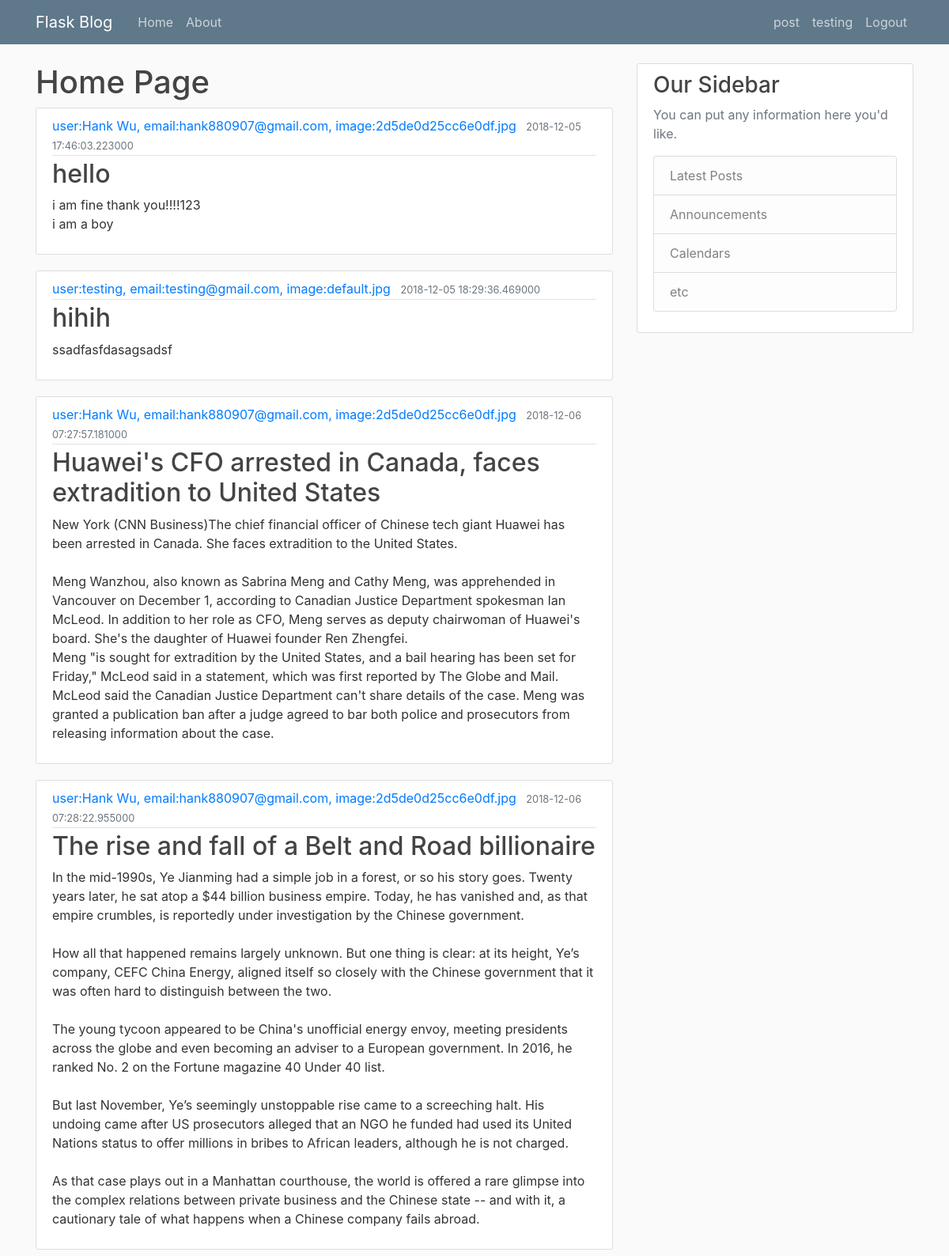
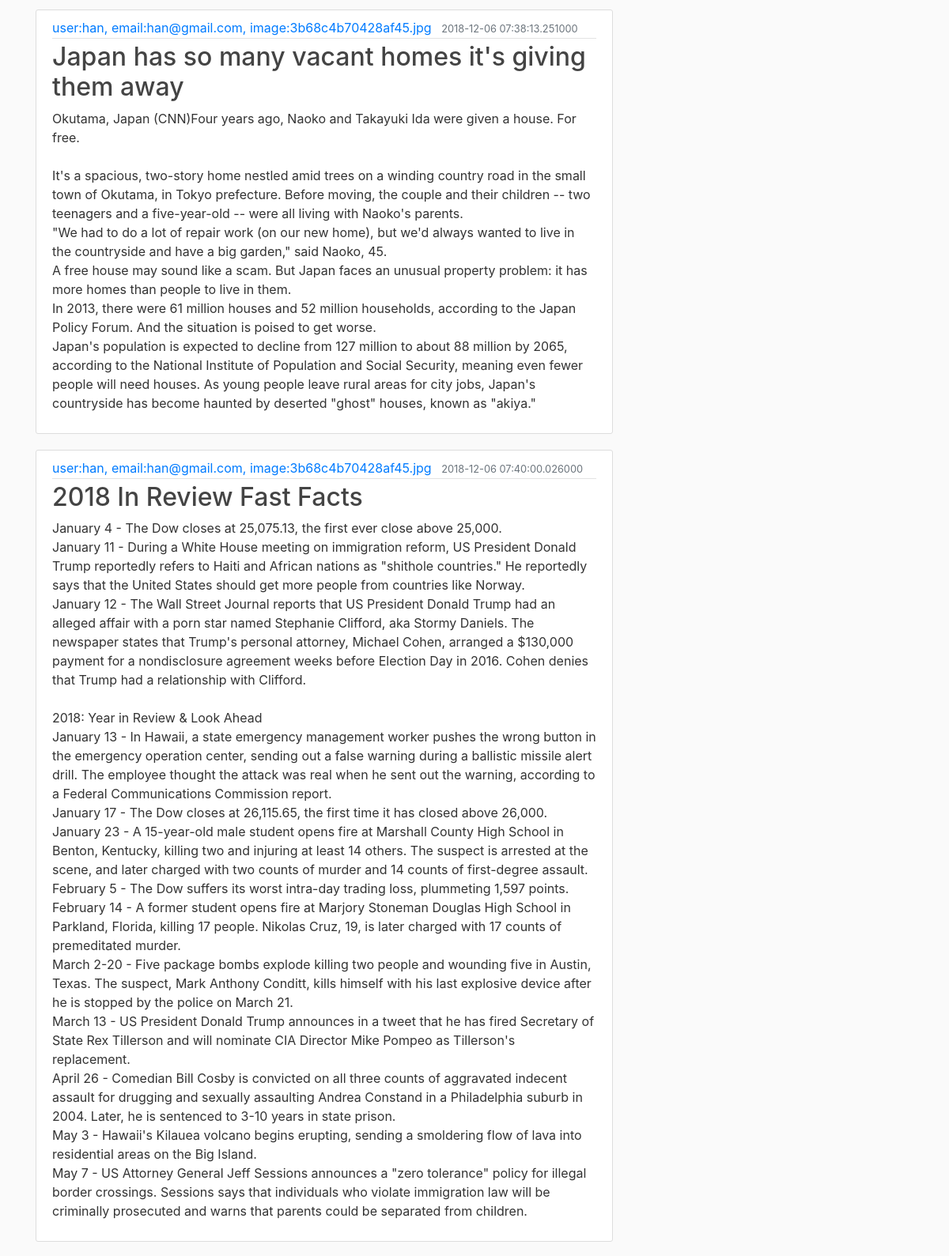
Screenshot of /home (signed in, upper part) with the database file from the repository (2 pictures, top to bottom).
### flaskblog/models.py (models this page shows, shortened)
class User(db.Model, UserMixin):
    id = db.Column(db.Integer, primary_key=True)
    username = db.Column(db.String(20), unique=True, nullable=False)
    email = db.Column(db.String(120), unique=True, nullable=False)
    image_file = db.Column(db.String(20), nullable=False, default='default.jpg')
    password = db.Column(db.String(60), nullable=False)
    posts = db.relationship('Post', backref='author', lazy=True) # the string 'Post' refer to the class post
    def __repr__(self):
        return "user:{}, email:{}, image:{}".format(self.username, self.email, self.image_file)

class Post(db.Model):
    id = db.Column(db.Integer, primary_key=True)
    title = db.Column(db.String(100) , nullable=False)
    date_posted = db.Column(db.DateTime, nullable=False, default=datetime.utcnow)
    content = db.Column(db.Text, nullable=False)
    user_id = db.Column(db.Integer, db.ForeignKey('user.id'), nullable=False) # what does the foreign Key dose?

### flaskblog/route.py (the view)
@app.route("/")
@app.route("/home")
def home():
    posts = Post.query.all()
    return render_template("home.html", posts=posts)

### flaskblog/models.py (called while the page is built)
@login_manager.user_loader
def load_user(user_id):
    return User.query.get(int(user_id))

### flaskblog/templates/home.html
{% extends "layout.html"%}
{%block content%}
    <h1>Home Page</h1>
    {% for post in posts%}
        <article class="media content-section">
          <div class="media-body">
            <div class="article-metadata">
              <a class="mr-2" href="#">{{ post.author }}</a>
              <small class="text-muted">{{ post.date_posted }}</small>
            </div>
            <h2><a class="article-title" href="#">{{ post.title }}</a></h2>
            <p class="article-content">{{ post.content }}</p>
          </div>
        </article>
    {% endfor %}
{% endblock content%}

### flaskblog/templates/layout.html (shortened to what this page needs)
<!DOCTYPE html>
<html>
<head>
    <link rel="stylesheet" href="https://stackpath.bootstrapcdn.com/bootstrap/4.1.3/css/bootstrap.min.css">
    <link rel="stylesheet" type="text/css" href="{{url_for('static', filename='main.css')}}">
</head>
<body>
    <header class="site-header">
      <nav class="navbar navbar-expand-md navbar-dark bg-steel fixed-top">
        <div class="container">
          <a class="navbar-brand mr-4" href="/">Flask Blog</a>
          <div class="collapse navbar-collapse" id="navbarToggle">
            <div class="navbar-nav mr-auto">
              <a class="nav-item nav-link" href="/">Home</a>
              <a class="nav-item nav-link" href="/about">About</a>
            </div>
            <div class="navbar-nav">
              {% if current_user.is_authenticated%}
                <a class = "nav-item nav-link" href="/post/new">post</a>
                <a class = "nav-item nav-link" href="/account">{{current_user.username}}</a>
                <a class = "nav-item nav-link" href="/logout">Logout</a>
              {% else %}
                <a class="nav-item nav-link" href="/login">Login</a>
                <a class="nav-item nav-link" href="/register">Register</a>
              {% endif %}
            </div>
          </div>
        </div>
      </nav>
    </header>
    <main role="main" class="container">
      <div class="row">
        <div class="col-md-8">
          {% block content %}{% endblock %}
        </div>
        <div class="col-md-4">
          <div class="content-section">
            <h3>Our Sidebar</h3>
            <p class='text-muted'>You can put any information here you'd like.
              <ul class="list-group">
                <li class="list-group-item list-group-item-light">Latest Posts</li>
                <li class="list-group-item list-group-item-light">Announcements</li>
                <li class="list-group-item list-group-item-light">Calendars</li>
                <li class="list-group-item list-group-item-light">etc</li>
              </ul>
            </p>
          </div>
        </div>
      </div>
    </main>
</body>
</html>

### flaskblog/static/main.css (style rules this page uses)
body { background: #fafafa; color: #333333; margin-top: 5rem; }
h1, h2, h3, h4, h5, h6 { color: #444444; }
.bg-steel { background-color: #5f788a; }
.site-header .navbar-nav .nav-link { color: #cbd5db; }
.content-section { background: #ffffff; padding: 10px 20px; border: 1px solid #dddddd; border-radius: 3px; margin-bottom: 20px; }
.article-title { color: #444444; }
.article-content { white-space: pre-line; }
.article-metadata { padding-bottom: 1px; margin-bottom: 4px; border-bottom: 1px solid #e3e3e3 }

### rows the page displays
User: username "testing"
Post: author "user:Hank Wu, email:hank880907@gmail.com, image:2d5de0d25cc6e0df.jpg", date_posted "2018-12-05 17:46:03.223000", title "hello", content "i am fine thank you!!!!123 i am a boy"
Post: author "user:testing, email:testing@gmail.com, image:default.jpg", date_posted "2018-12-05 18:29:36.469000", title "hihih", content "ssadfasfdasagsadsf"
Post: author "user:Hank Wu, email:hank880907@gmail.com, image:2d5de0d25cc6e0df.jpg", date_posted "2018-12-06 07:27:57.181000", title "Huawei's CFO arrested in Canada, faces extradition to United States", content "New York (CNN Business)The chief financial officer of Chinese tech giant Huawei has been arrested in Canada. She faces extradition to the United States. Meng Wanzhou, also known as Sabrina Meng and Cathy Meng, was apprehended in Vancouver on December 1, according to Canadian Justice Department spokesman Ian McLeod. In addition to her role as CFO, Meng serves as deputy chairwoman of Huawei's board. She's the daughter of Huawei founder Ren Zhengfei. Meng \"is sought for extradition by the United States, and a bail hearing has been set for Friday,\" McLeod said in a statement, which was first reported by The Globe and Mail. McLeod said the Canadian Justice Department can't share details of the…"
Post: author "user:Hank Wu, email:hank880907@gmail.com, image:2d5de0d25cc6e0df.jpg", date_posted "2018-12-06 07:28:22.955000", title "The rise and fall of a Belt and Road billionaire", content "In the mid-1990s, Ye Jianming had a simple job in a forest, or so his story goes. Twenty years later, he sat atop a $44 billion business empire. Today, he has vanished and, as that empire crumbles, is reportedly under investigation by the Chinese government. How all that happened remains largely unknown. But one thing is clear: at its height, Ye’s company, CEFC China Energy, aligned itself so closely with the Chinese government that it was often hard to distinguish between the two. The young tycoon appeared to be China's unofficial energy envoy, meeting presidents across the globe and even becoming an adviser to a European government. In 2016, he ranked No. 2 on the Fortune magazine 40…"
Post: author "user:han, email:han@gmail.com, image:3b68c4b70428af45.jpg", date_posted "2018-12-06 07:38:13.251000", title "Japan has so many vacant homes it's giving them away", content "Okutama, Japan (CNN)Four years ago, Naoko and Takayuki Ida were given a house. For free. It's a spacious, two-story home nestled amid trees on a winding country road in the small town of Okutama, in Tokyo prefecture. Before moving, the couple and their children -- two teenagers and a five-year-old -- were all living with Naoko's parents. \"We had to do a lot of repair work (on our new home), but we'd always wanted to live in the countryside and have a big garden,\" said Naoko, 45. A free house may sound like a scam. But Japan faces an unusual property problem: it has more homes than people to live in them. In 2013, there were 61 million houses and 52 million households, according to the Japan…"
Post: author "user:han, email:han@gmail.com, image:3b68c4b70428af45.jpg", date_posted "2018-12-06 07:40:00.026000", title "2018 In Review Fast Facts", content "January 4 - The Dow closes at 25,075.13, the first ever close above 25,000. January 11 - During a White House meeting on immigration reform, US President Donald Trump reportedly refers to Haiti and African nations as \"shithole countries.\" He reportedly says that the United States should get more people from countries like Norway. January 12 - The Wall Street Journal reports that US President Donald Trump had an alleged affair with a porn star named Stephanie Clifford, aka Stormy Daniels. The newspaper states that Trump's personal attorney, Michael Cohen, arranged a $130,000 payment for a nondisclosure agreement weeks before Election Day in 2016. Cohen denies that Trump had a relationship…"
